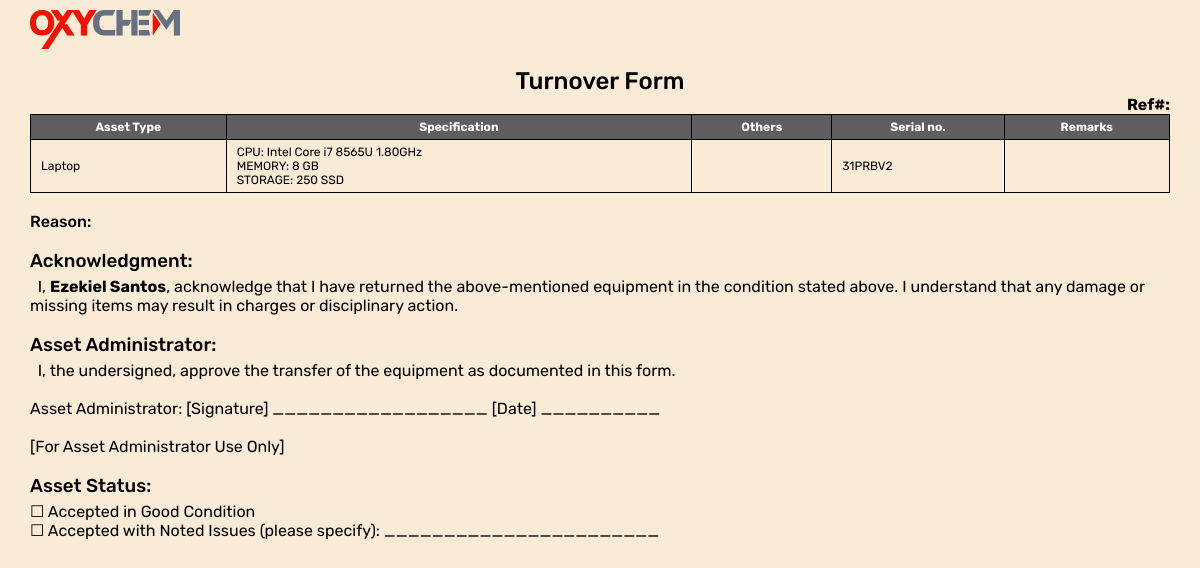
/admin/Turnover.php?id=1 (signed in), run on the app's committed database.
### tables this page shows
CREATE TABLE `assets_tbl` (
  `id` int(11) NOT NULL,
  `department` varchar(120) NOT NULL,
  `assettype` varchar(120) NOT NULL,
  `assettag` varchar(120) NOT NULL,
  `model` varchar(120) NOT NULL,
  `serial` varchar(120) NOT NULL,
  `supplier` varchar(120) NOT NULL,
  `CPU` varchar(120) NOT NULL,
  `MEMORY` varchar(120) NOT NULL,
  `STORAGE` varchar(120) NOT NULL,
  `OS` varchar(120) NOT NULL,
  `Others` varchar(120) NOT NULL,
  `assigned` varchar(120) NOT NULL,
  `lastused` varchar(120) NOT NULL,
  `status` varchar(120) NOT NULL,
  `location` varchar(120) NOT NULL,
  `datepurchased` date NOT NULL,
  `cost` int(11) NOT NULL,
  `repair_cost` int(11) NOT NULL,
  `remarks` varchar(120) NOT NULL,
  `datedeployed` date NOT NULL,
  `dateturnover` date NOT NULL,
  `accountability_ref` varchar(120) NOT NULL,
  `turnover_ref` varchar(120) NOT NULL,
  `reason` varchar(120) NOT NULL
);

### php/db_connection.php (called while the page is built, shortened)
<?php
class Connection {
    public $host = "localhost";
    public $user = "root";
    public $password = "";
    public $db_name = "db_oxychem";
    public function __construct() {
        $this->conn = mysqli_connect($this->host, $this->user, $this->password, $this->db_name);
    }
}
?>

### admin/turnover.php (the view, shortened to what this page needs)
<?php
require '../php/db_connection.php';
$select = new Select();
$db = new Connection();
if(!empty($_SESSION['id'])) {
    $user = $select->selectUserById($_SESSION['id']);
    $username = $user['username'];
} else {
    header("Location: ../php/login.php");
}
if(isset($_GET['select'])) {
    $selected = $_GET['select'];
    foreach ($selected as $userID){
        $sql = "SELECT DISTINCT * FROM assets_tbl WHERE id='$userID' AND status !='Archive'";
        $res = mysqli_query($db->conn, $sql);
        while($row = mysqli_fetch_assoc($res)) {
            $name = $row['assigned'];
            $dept = $row['department'];
            $turnover_ref = $row['turnover_ref'];
            $arrayName[] = $name;
        }
    }
    $assetUserID = mysqli_query($db->conn, "SELECT DISTINCT * FROM assets_tbl WHERE id='$userID' AND status !='Archive'");
} elseif(isset($_GET['id'])) {
    $assetId = $_GET['id'];
    $sql = "SELECT DISTINCT * FROM assets_tbl WHERE id='$assetId' AND status !='Archive'";
    $res = mysqli_query($db->conn, $sql);
    while($row = mysqli_fetch_assoc($res)) {
        $name = $row['assigned'];
        $turnover_ref = $row['turnover_ref'];
    }
}
?>
<!DOCTYPE html>
<html lang="en">
<head>
    <link rel="stylesheet" href="../css/accountability.css">
</head>
<body>
<div class="content">
    <div class="logo">
        <a href="create_turnover.php"><img src="../assets/logo.png" width="150px"></img></a>
    </div>
    <br><br><br>
    <center>
    <h2>Turnover Form</h2>
    </center>
<div class="reference-code" align="right">
<?php
    $n=4;
    function getCode($n) {
        $characters = '0123456789ABCDEFGHIJKLMNOPQRSTUVWXYZ';
        $randomString = '';
        for ($i = 0; $i < $n; $i++) {
            $index = rand(0, strlen($characters) - 1);
            $randomString .= $characters[$index];
            $refCode = $randomString. "-" .date("Y");
        }
        return "TRNO-".$refCode;
    }
    $newCode = getCode($n);
    if(isset($arrayName)) {
        if($arrayName != array_filter($arrayName)) {
            ?>
                <script>
                alert ('⚠️Invalid Action')
                window.location.href = 'create_turnover.php';
                </script>
            <?php
        } elseif(count(array_unique($arrayName))>1) {
            ?>
                <script>
                alert ('⚠️Multiple User is not Allowed!')
                window.location.href = 'create_turnover.php';
                </script>
            <?php
        } else {
            while($row = mysqli_fetch_assoc($assetUserID)) {
                $assettag = $row['assettag'];
                $assigned = $row['assigned'];
            }
            if ($turnover_ref == '') {
                echo "<b>Ref#: " .$newCode. "</b>";
                foreach ($selected as $userID) {
                    $sql = mysqli_query($db->conn, "UPDATE assets_tbl SET turnover_ref = '$newCode' WHERE id='$userID' AND status!='Archive'");
                }
                    $history = mysqli_query($db->conn, "INSERT INTO history_tbl (id, name, action, date)
                        VALUES ('', '$username', 'Generated turnover form: $assettag, Last used by: $assigned', NOW())");
            } else {
                echo "<b>Ref#: " . $turnover_ref . "</b>";
                    $history = mysqli_query($db->conn, "INSERT INTO history_tbl (id, name, action, date)
                        VALUES ('', '$username', 'Viewed turnover form for: $assigned', NOW())");
            }
        }
    } elseif(isset($_GET['id'])) {
        echo "<b>Ref#: " . $turnover_ref . "</b>";
    }
?>
</div>
    <table class="assets-table">
        <tr>
            <th>Asset Type</th>
            <th>Specification</th>
            <th>Others</th>
            <th>Serial no.</th>
            <th>Remarks</th>
        </tr>
        <?php
        if(isset($_GET['select'])) {
            $selected = $_GET['select'];
            foreach ($selected as $userID) {
                $sql = "SELECT * FROM assets_tbl WHERE id='$userID' AND status !='Archive'";
                $res = mysqli_query($db->conn, $sql);
                while($row = mysqli_fetch_assoc($res)) {
                    $cpu = $row['CPU'];
                    $ram = $row['MEMORY'];
                    $storage = $row['STORAGE'];
                    $specs = 'CPU: ' . $cpu . '<br>MEMORY: ' . $ram . '<br>STORAGE: ' . $storage;
        ?>
            <tr>
                <td><?php echo $row['assettype']; ?></td>
                <td><?php echo $specs; ?></td>
                <td><?php echo $row['Others']; ?></td>
                <td><?php echo $row['serial']; ?></td>
                <td><?php echo $row['remarks']; ?></td>
            </tr>
        <?php
                }
            }
        ?>
        <?php
        } elseif(isset($_GET['id'])) {
            $userID = $_GET['id'];
            $sql = "SELECT * FROM assets_tbl WHERE id='$userID' AND status !='Archive'";
                $res = mysqli_query($db->conn, $sql);
            while($row = mysqli_fetch_assoc($res)) {
                $cpu = $row['CPU'];
                $ram = $row['MEMORY'];
                $storage = $row['STORAGE'];
                $specs = 'CPU: ' . $cpu . '<br>MEMORY: ' . $ram . '<br>STORAGE: ' . $storage;
            ?>
            <tr>
                <td><?php echo $row['assettype']; ?></td>
                <td><?php echo $specs; ?></td>
                <td><?php echo $row['Others']; ?></td>
                <td><?php echo $row['serial']; ?></td>
                <td><?php echo $row['remarks']; ?></td>
            </tr>
        <?php
            }
        }
        ?>
    </table>
    <div class="info"><br>
        <h4>Reason:</h4><br>
        <h3>Acknowledgment:</h3>
        <p>
        &nbsp;&nbsp;I, <b><?php echo $name; ?></b>, acknowledge that I have returned the above-mentioned equipment in the condition stated above. I understand that any damage or missing items may result in charges or disciplinary action.
        <br><br>
        <h3>Asset Administrator:</h3>
        <p>
        &nbsp;&nbsp;I, the undersigned, approve the transfer of the equipment as documented in this form.<br>
        <br>Asset Administrator: [Signature] __________________ [Date] __________</p>
        <br>
        [For Asset Administrator Use Only]<br><br>
        <h3>Asset Status:</h3>
        <p>
        ☐ Accepted in Good Condition<br>
        ☐ Accepted with Noted Issues (please specify): _______________________
        </p>
    </div>
</div>
</body>
</html>

### css/accountability.css (style rules this page uses)
* { margin: 0; padding: 0; box-sizing: border-box; scroll-behavior: smooth; font-family: "Rubik", sans-serif; }
:root { --bg-color: #1F1F29; --main-color: #5983FC; --sec-color: #3E60C1; --ter-color: #2E4583; }
h1, h2, h3, p { font-family: "Rubik", sans-serif; font-weight: 500; }
h4 { font-family: "Rubik", sans-serif; font-weight: 500; }
p { font-weight: 400; margin-top: 5px; text-wrap: wrap; font-family: "Rubik", sans-serif; }
body { color: black; min-height: 100dvh; width: 100%; background: antiquewhite; padding: 0 30px; }
.logo { float: left; }
table { font-weight: 400; }
.content { width: 100%; padding: 10px 0; }
.assets-table { width: 100%; font-size: 12px; border-collapse: collapse; }
th { background-color: rgb(94, 94, 94); color: white; }
th, td { padding: 5px 10px; border: 1px solid black; }

### data on the page
assets_tbl: assettype "Laptop", CPU "Intel Core i7 8565U 1.80GHz", MEMORY "8 GB", STORAGE "250 SSD", serial "31PRBV2", assigned "Ezekiel Santos"
